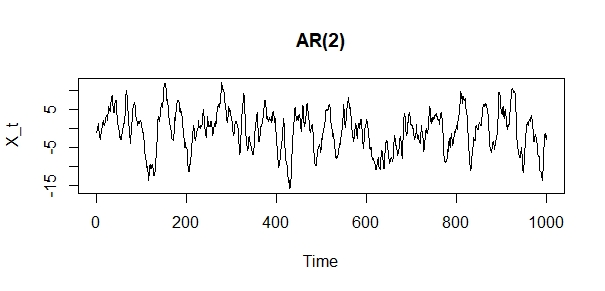

R code for this plot:
b1 = 1.6
b2 = -0.64
set.seed(001)
ar2 = arima.sim(list(ar = c(b1, b2)), n = 1000, sd = 1)
plot(ar2, xlab = 'Time', ylab = 'X_t', main = 'AR(2)')
summary(ar2)
sd(ar2)^2
acorr = acf(ar2, type = 'correlation', lag.max = 50)
acorr
plot(acorr, xlab = 'Lag', ylab = 'ACF(CORR)',
     main = 'Autocorrelation of the AR(2)')
